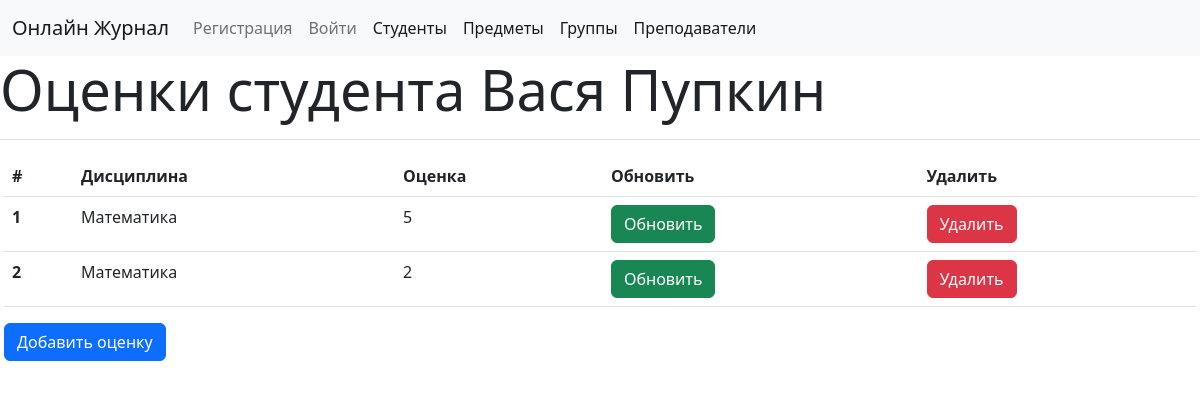
The app's page /students/1/grades/, older data.
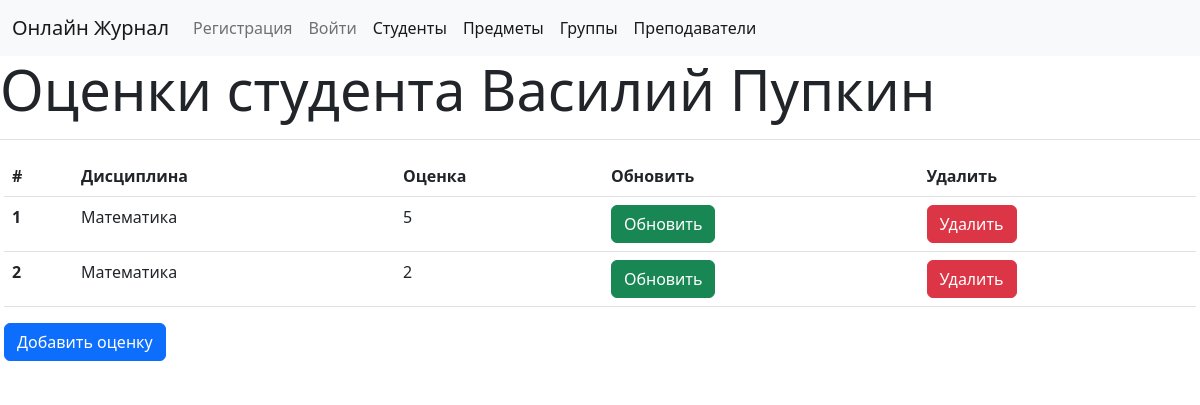
The same page, newer data.
### gradebook/models.py (models this page shows)
class Student(models.Model):
    first_name = models.CharField(max_length=30)
    last_name = models.CharField(max_length=30)
    group = models.ForeignKey(Group, related_name='students', on_delete=models.CASCADE)
    age = models.IntegerField()
    def __str__(self) -> str:
        return f"{self.first_name} {self.last_name}"

### gradebook/views.py (the view)
# urls.py: path('students/<int:pk>/grades/', views.GradesView.as_view(), name="grades_view"),
class GradesView(DetailView):
    model = Student
    template_name = 'grades.html'
    def get_context_data(self, **kwargs):
        context = super().get_context_data(**kwargs)
        print(context)
        print(Student.objects.get(id=self.kwargs['pk']).grades.all())
        context['grades'] = Student.objects.get(id=self.kwargs['pk']).grades.all()
        return context

### gradebook/models.py (called while the page is built)
    def __str__(self) -> str:
        return self.name

    def __str__(self):
        return self.digit

### templates/grades.html
{% extends 'base.html' %}
{% block content %}
    <h1 class="display-4">Оценки студента {{object}}</h1>
    <div class="students-content" style="
    position: relative;
    padding: 1rem;
    margin: 1rem -0.75rem 0;
    border: solid #dee2e6;
    border-width: 1px 0 0;">
        <table class="table">
            <thead>
                <tr>
                <th scope="col">#</th>
                <th scope="col">Дисциплина</th>
                <th scope="col">Оценка</th>
                <th scope="col">Обновить</th>
                <th scope="col">Удалить</th>
                </tr>
            </thead>
            <tbody>
                {% for grade in grades %}
                <tr>
                    <th scope="row">{{ forloop.counter }}</th>
                    <td>{{grade.subject}}</td>
                    <td>{{grade.digit}}</td>
                    <td><a class="btn btn-success" href="{% url 'update_grade' grade.id %}">Обновить</a></td>
                    <td><a class="btn btn-danger" href="{% url 'delete_grade' grade.id %}">Удалить</a></td>
                </tr>
            {% endfor %}
            </tbody>
        </table>
        <a class="btn btn-primary" href="{% url 'add_grade' object.id %}">Добавить оценку</a>
    </div>
{% endblock content %}

Row changes from the older to the newer data that the page shows:
changed Student: first_name+last_name "Вася Пупкин" → "Василий Пупкин"
